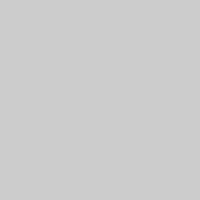
Frame 1 (no input)
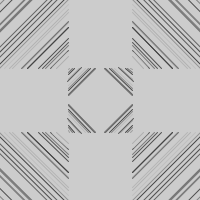
Frame 60 (the mouse pressed at the canvas centre just before this capture)
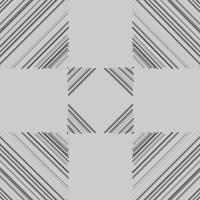
Frame 120 (the mouse held since frame 60 and released just before this capture)

The Processing sketch that drew these frames (run headless with seeded random() and noise(); from frame 60 on, the mouse is pressed at the canvas centre):

// Processing sketch: processing_4009
// ── processing_4009.pde

void setup(){ 
size(200,200);} 
void draw(){float z=100;float p=random(3*z);int b=second();{line(z-b,z-p,z-p,z-b);line(z+b,z-p,z+p,z-b);line(z-b,z+p,z-p,z+b);line(z+b,z+p,z+p,z+b);stroke(b+b+p/2);}}
